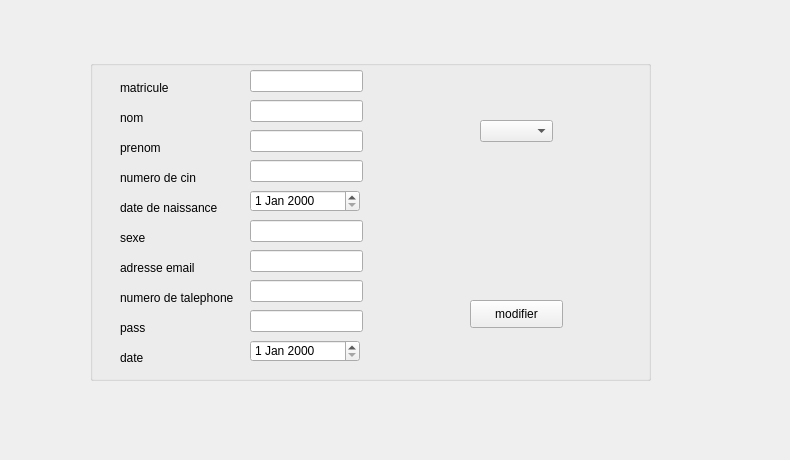
      <widget class="QWidget" name="tab_4">
       <attribute name="title">
        <string>modifier</string>
       </attribute>
       <widget class="QGroupBox" name="groupBox_2">
        <property name="geometry">
         <rect>
          <x>90</x>
          <y>60</y>
          <width>561</width>
          <height>321</height>
         </rect>
        </property>
        <property name="title">
         <string/>
        </property>
        <widget class="QLabel" name="label_11">
         <property name="geometry">
          <rect>
           <x>30</x>
           <y>20</y>
           <width>56</width>
           <height>16</height>
          </rect>
         </property>
         <property name="text">
          <string>matricule</string>
         </property>
        </widget>
        <widget class="QLabel" name="label_12">
         <property name="geometry">
          <rect>
           <x>30</x>
           <y>50</y>
           <width>56</width>
           <height>16</height>
          </rect>
         </property>
         <property name="text">
          <string>nom</string>
         </property>
        </widget>
        <widget class="QLabel" name="label_13">
         <property name="geometry">
          <rect>
           <x>30</x>
           <y>80</y>
           <width>56</width>
           <height>16</height>
          </rect>
         </property>
         <property name="text">
          <string>prenom</string>
         </property>
        </widget>
        <widget class="QLabel" name="label_14">
         <property name="geometry">
          <rect>
           <x>30</x>
           <y>110</y>
           <width>111</width>
           <height>16</height>
          </rect>
         </property>
         <property name="text">
          <string>numero de cin</string>
         </property>
        </widget>
        <widget class="QLabel" name="label_15">
         <property name="geometry">
          <rect>
           <x>30</x>
           <y>140</y>
           <width>111</width>
           <height>16</height>
          </rect>
         </property>
         <property name="text">
          <string>date de naissance</string>
         </property>
        </widget>
        <widget class="QLabel" name="label_16">
         <property name="geometry">
          <rect>
           <x>30</x>
           <y>200</y>
           <width>101</width>
           <height>16</height>
          </rect>
         </property>
         <property name="text">
          <string>adresse email</string>
         </property>
        </widget>
        <widget class="QLabel" name="label_17">
         <property name="geometry">
          <rect>
           <x>30</x>
           <y>230</y>
           <width>131</width>
           <height>16</height>
          </rect>
         </property>
         <property name="text">
          <string>numero de talephone</string>
         </property>
        </widget>
        <widget class="QLineEdit" name="le_matricule_2">
         <property name="geometry">
          <rect>
           <x>160</x>
           <y>10</y>
           <width>113</width>
           <height>22</height>
          </rect>
         </property>
        </widget>
        <widget class="QLineEdit" name="le_nom_2">
         <property name="geometry">
          <rect>
           <x>160</x>
           <y>40</y>
           <width>113</width>
           <height>22</height>
          </rect>
         </property>
        </widget>
        <widget class="QLineEdit" name="le_prenom_2">
         <property name="geometry">
          <rect>
           <x>160</x>
           <y>70</y>
           <width>113</width>
           <height>22</height>
          </rect>
         </property>
        </widget>
        <widget class="QLineEdit" name="le_numero_de_cin_2">
         <property name="geometry">
          <rect>
           <x>160</x>
           <y>100</y>
           <width>113</width>
           <height>22</height>
          </rect>
         </property>
        </widget>
        <widget class="QLineEdit" name="le_adresse_email_2">
         <property name="geometry">
          <rect>
           <x>160</x>
           <y>190</y>
           <width>113</width>
           <height>22</height>
          </rect>
         </property>
        </widget>
        <widget class="QLineEdit" name="le_numero_de_telephone_2">
         <property name="geometry">
          <rect>
           <x>160</x>
           <y>220</y>
           <width>113</width>
           <height>22</height>
          </rect>
         </property>
        </widget>
        <widget class="QPushButton" name="pushButton_2">
         <property name="geometry">
          <rect>
           <x>380</x>
           <y>240</y>
           <width>93</width>
           <height>28</height>
          </rect>
         </property>
         <property name="text">
          <string>modifier</string>
         </property>
        </widget>
        <widget class="QLabel" name="label_18">
         <property name="geometry">
          <rect>
           <x>30</x>
           <y>170</y>
           <width>56</width>
           <height>16</height>
          </rect>
         </property>
         <property name="text">
          <string>sexe</string>
         </property>
        </widget>
        <widget class="QLineEdit" name="le_sexe_2">
         <property name="geometry">
          <rect>
           <x>160</x>
           <y>160</y>
           <width>113</width>
           <height>22</height>
          </rect>
         </property>
        </widget>
        <widget class="QComboBox" name="comboBox">
         <property name="geometry">
          <rect>
           <x>390</x>
           <y>60</y>
           <width>73</width>
           <height>22</height>
          </rect>
         </property>
        </widget>
        <widget class="QLabel" name="label_matriculeControl2">
         <property name="geometry">
          <rect>
           <x>280</x>
           <y>10</y>
           <width>31</width>
           <height>16</height>
          </rect>
         </property>
         <property name="text">
          <string/>
         </property>
        </widget>
        <widget class="QLabel" name="label_nomControl2">
         <property name="geometry">
          <rect>
           <x>270</x>
           <y>40</y>
           <width>31</width>
           <height>16</height>
          </rect>
         </property>
         <property name="text">
          <string/>
         </property>
        </widget>
        <widget class="QLabel" name="label_prenomControl2">
         <property name="geometry">
          <rect>
           <x>280</x>
           <y>70</y>
           <width>31</width>
           <height>16</height>
          </rect>
         </property>
         <property name="text">
          <string/>
         </property>
        </widget>
        <widget class="QLabel" name="label_cinControl2">
         <property name="geometry">
          <rect>
           <x>270</x>
           <y>100</y>
           <width>31</width>
           <height>20</height>
          </rect>
         </property>
         <property name="text">
          <string/>
         </property>
        </widget>
        <widget class="QLabel" name="label_dateControl2">
         <property name="geometry">
          <rect>
           <x>280</x>
           <y>280</y>
           <width>31</width>
           <height>16</height>
          </rect>
         </property>
         <property name="text">
          <string/>
         </property>
        </widget>
        <widget class="QLabel" name="label_sexeControl2">
         <property name="geometry">
          <rect>
           <x>270</x>
           <y>160</y>
           <width>31</width>
           <height>16</height>
          </rect>
         </property>
         <property name="text">
          <string/>
         </property>
        </widget>
        <widget class="QLabel" name="label_adresse_emailControl2">
         <property name="geometry">
          <rect>
           <x>280</x>
           <y>190</y>
           <width>31</width>
           <height>21</height>
          </rect>
         </property>
         <property name="text">
          <string/>
         </property>
        </widget>
        <widget class="QLabel" name="label_telephoneControl2">
         <property name="geometry">
          <rect>
           <x>270</x>
           <y>220</y>
           <width>31</width>
           <height>20</height>
          </rect>
         </property>
         <property name="text">
          <string/>
         </property>
        </widget>
        <widget class="QLabel" name="label_20pass2">
         <property name="geometry">
          <rect>
           <x>30</x>
           <y>260</y>
           <width>56</width>
           <height>16</height>
          </rect>
         </property>
         <property name="text">
          <string>pass</string>
         </property>
        </widget>
        <widget class="QLineEdit" name="lineEditpass2">
         <property name="geometry">
          <rect>
           <x>160</x>
           <y>250</y>
           <width>113</width>
           <height>22</height>
          </rect>
         </property>
        </widget>
        <widget class="QLabel" name="label_202">
         <property name="geometry">
          <rect>
           <x>330</x>
           <y>340</y>
           <width>41</width>
           <height>16</height>
          </rect>
         </property>
         <property name="text">
          <string/>
         </property>
        </widget>
        <widget class="QDateEdit" name="le_date_de_naissance_2">
         <property name="geometry">
          <rect>
           <x>160</x>
           <y>130</y>
           <width>110</width>
           <height>22</height>
          </rect>
         </property>
        </widget>
        <widget class="QLabel" name="date1">
         <property name="geometry">
          <rect>
           <x>30</x>
           <y>290</y>
           <width>56</width>
           <height>16</height>
          </rect>
         </property>
         <property name="text">
          <string>date</string>
         </property>
        </widget>
        <widget class="QDateEdit" name="dateEdit">
         <property name="geometry">
          <rect>
           <x>160</x>
           <y>280</y>
           <width>110</width>
           <height>22</height>
          </rect>
         </property>
        </widget>
       </widget>
       <widget class="QLabel" name="label_47">
        <property name="geometry">
         <rect>
          <x>0</x>
          <y>0</y>
          <width>781</width>
          <height>451</height>
         </rect>
        </property>
        <property name="styleSheet">
         <string notr="true">border-image: url(:/images/p0.png);</string>
        </property>
        <property name="text">
         <string/>
        </property>
       </widget>
       <zorder>label_47</zorder>
       <zorder>groupBox_2</zorder>
      </widget>
